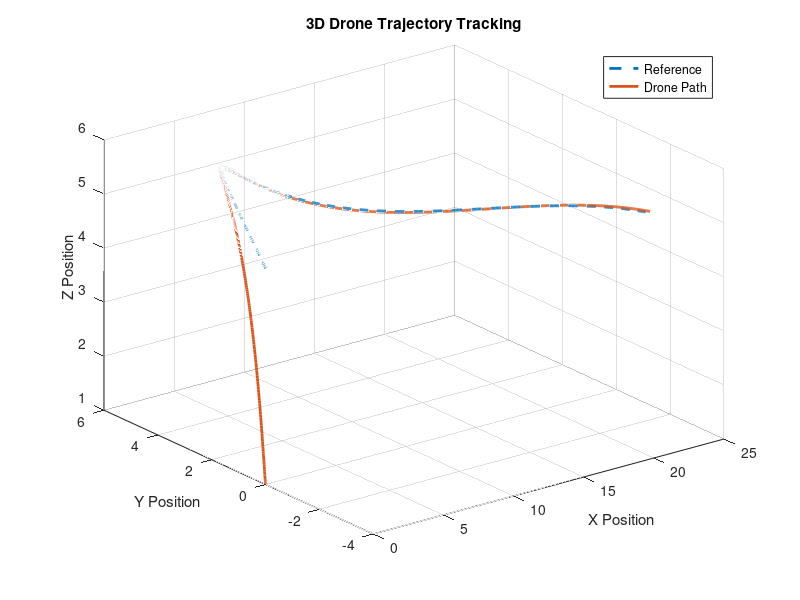
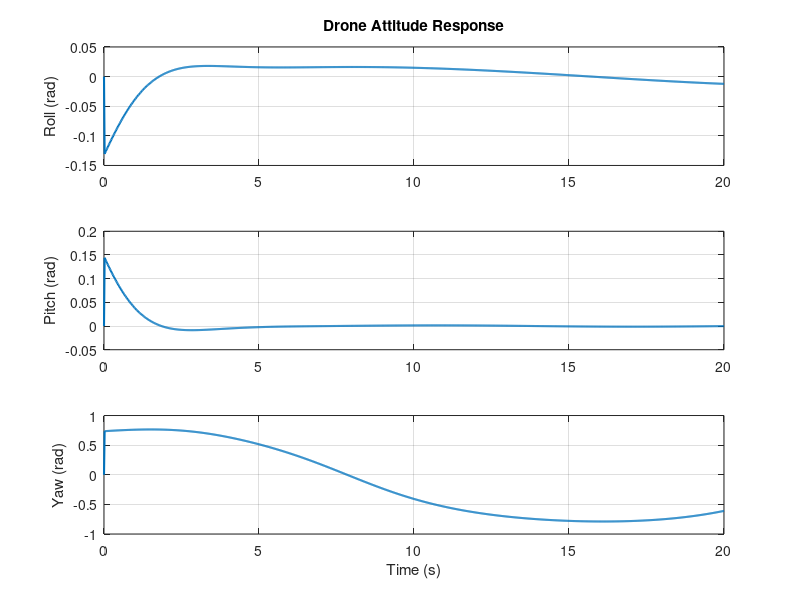

These figures' MATLAB source, in order:
%% ADVANCED REPOSITORY 01
% Version 2
% 3D Quadrotor Flight Dynamics

clc;
clear;
close all;

%% TIME SETTINGS

dt = 0.02;
tEnd = 20;

t = 0:dt:tEnd;

N = length(t);

%% DRONE PARAMETERS

m = 1.2;
g = 9.81;

%% STATES

x = zeros(1,N);
y = zeros(1,N);
z = zeros(1,N);

vx = zeros(1,N);
vy = zeros(1,N);
vz = zeros(1,N);

% ATTITUDE STATES

roll  = zeros(1,N);
pitch = zeros(1,N);
yaw   = zeros(1,N);

%% INITIAL CONDITIONS

x(1) = 0;
y(1) = 0;
z(1) = 1;

%% REFERENCE TRAJECTORY

x_ref = linspace(0,20,N);

y_ref = 5*sin(0.2*t);

z_ref = 5 + 0.5*sin(0.4*t);

%% CONTROLLER GAINS

Kp_x = 1.4;
Kd_x = 1.8;

Kp_y = 1.2;
Kd_y = 1.6;

Kp_z = 2.0;
Kd_z = 2.8;

%% DISTURBANCES

windX = 0.2*sin(0.5*t);
windY = 0.2*cos(0.3*t);

%% MAIN SIMULATION LOOP

for i = 1:N-1
    
    %% POSITION ERRORS
    
    ex = x_ref(i) - x(i);
    ey = y_ref(i) - y(i);
    ez = z_ref(i) - z(i);
    
   %% REFERENCE VELOCITIES

vx_ref = (x_ref(i+1)-x_ref(i))/dt;
vy_ref = (y_ref(i+1)-y_ref(i))/dt;
vz_ref = (z_ref(i+1)-z_ref(i))/dt;

%% VELOCITY ERRORS

evx = vx_ref - vx(i);
evy = vy_ref - vy(i);
evz = vz_ref - vz(i);
  %% CONTROL ACCELERATIONS

ax = Kp_x*ex + Kd_x*evx ...
     + 0.5*windX(i);

ay = Kp_y*ey + Kd_y*evy ...
    + 0.15*windY(i);

az = Kp_z*ez + Kd_z*evz;
    
    %% LIMIT ACCELERATION
    
    ax = max(min(ax,3),-3);
    ay = max(min(ay,3),-3);
    az = max(min(az,4),-4);
    
   %% INTEGRATION

vx(i+1) = vx(i) + ax*dt;
vy(i+1) = vy(i) + ay*dt;
vz(i+1) = vz(i) + az*dt;

x(i+1) = x(i) + vx(i)*dt;
y(i+1) = y(i) + vy(i)*dt;
z(i+1) = z(i) + vz(i)*dt;

%% SIMPLE ATTITUDE MODEL

roll(i+1)  = -0.08*ay;
pitch(i+1) =  0.08*ax;

yaw(i+1) = atan2(vy(i+1),vx(i+1));
    
    %% PREVENT GROUND COLLISION
    
    if z(i+1) < 0
        
        z(i+1) = 0;
        vz(i+1) = 0;
        
    end
    
end

%% 3D TRAJECTORY

figure(1);

plot3(x_ref,y_ref,z_ref,'--','LineWidth',2);
hold on;

plot3(x,y,z,'LineWidth',2);

grid on;

xlabel('X Position');
ylabel('Y Position');
zlabel('Z Position');

title('3D Drone Trajectory Tracking');

legend({'Reference','Drone Path'});

%% SAVE FIGURE
saveas(gcf,'drone_3d_trajectory.png');

%% ATTITUDE RESPONSES

figure(2);

subplot(3,1,1);

plot(t,roll,'LineWidth',1.5);

grid on;

ylabel('Roll (rad)');

title('Drone Attitude Response');

subplot(3,1,2);

plot(t,pitch,'LineWidth',1.5);

grid on;

ylabel('Pitch (rad)');

subplot(3,1,3);

plot(t,yaw,'LineWidth',1.5);

grid on;

ylabel('Yaw (rad)');
xlabel('Time (s)');

%% SAVE FIGURE
saveas(gcf,'drone_attitude.png');
%% RESULTS

trajectoryError = mean( ...
    sqrt((x_ref-x).^2 + ...
         (y_ref-y).^2 + ...
         (z_ref-z).^2));

fprintf('\n3D DRONE RESULTS:\n');

fprintf('Final X Position = %.4f m\n',x(end));

fprintf('Final Y Position = %.4f m\n',y(end));

fprintf('Final Z Position = %.4f m\n',z(end));

fprintf('Mean Trajectory Error = %.4f m\n',trajectoryError);

fprintf('\nFiles saved:\n');

fprintf('1. drone_3d_trajectory.png\n');
fprintf('2. drone_attitude.png\n');

%% END
